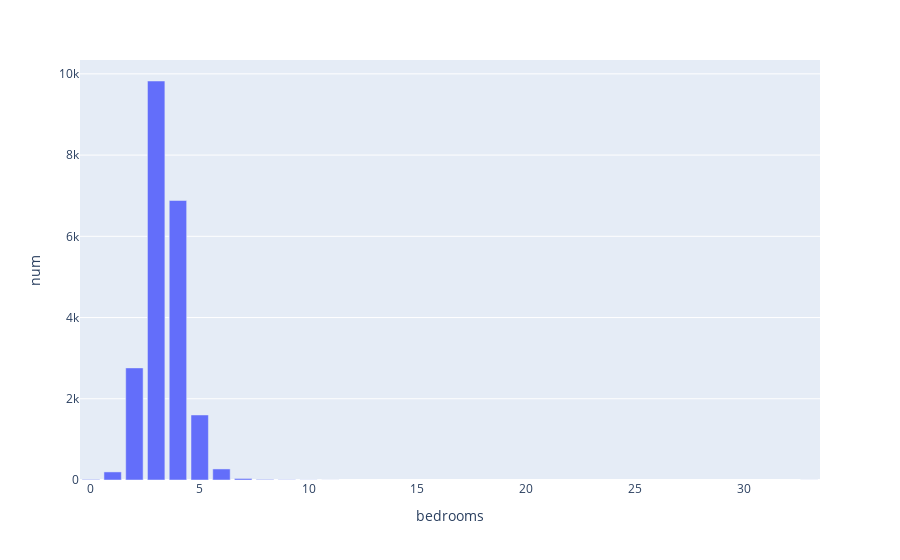

The cell this chart's notebook holds for it:
### Code cell
n_bedrooms = data[['id', 'bedrooms']].groupby('bedrooms').count().reset_index().sort_values(by='id', ascending=False)
n_bedrooms.columns = ['bedrooms', 'num']

fig = px.bar(n_bedrooms, x='bedrooms', y='num')
fig.show()

### Figure 1 — Plotly figure (JSON) as saved in the notebook; plotly's stock layout.template omitted (floating-point values rounded to 4 significant figures)
{"data": [{"alignmentgroup": "True", "hovertemplate": "bedrooms=%{x}<br>num=%{y}<extra></extra>", "legendgroup": "", "marker": {"color": "#636efa"}, "name": "", "offsetgroup": "", "orientation": "v", "showlegend": false, "textposition": "auto", "type": "bar", "x": [3, 4, 2, 5, 6, 1, 7, 0, 8, 9, 10, 11, 33], "xaxis": "x", "y": [9824, 6882, 2760, 1601, 272, 199, 38, 13, 13, 6, 3, 1, 1], "yaxis": "y"}], "layout": {"barmode": "relative", "legend": {"tracegroupgap": 0}, "margin": {"t": 60}, "xaxis": {"anchor": "y", "domain": [0, 1], "title": {"text": "bedrooms"}}, "yaxis": {"anchor": "x", "domain": [0, 1], "title": {"text": "num"}}}}
